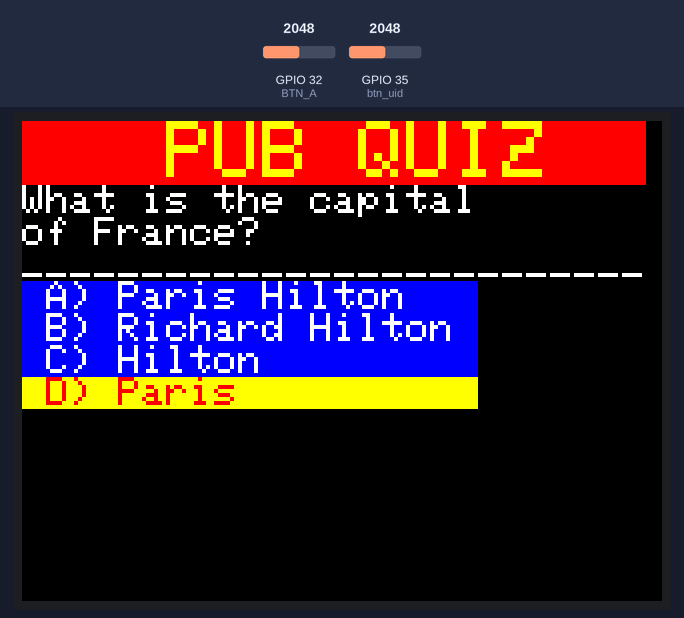
Recording of a sketch running on a simulated ESP32. On the bench: 320×240 colour display. The inputs (shaded band) are chosen by the test bench; at power-on: GPIO 32 (BTN_A) = 2048, GPIO 35 (btn_uid) = 2048.

Above: at 1.4 s.
1.5 s: GPIO 32 (BTN_A) set to 0
At 2.1 s:
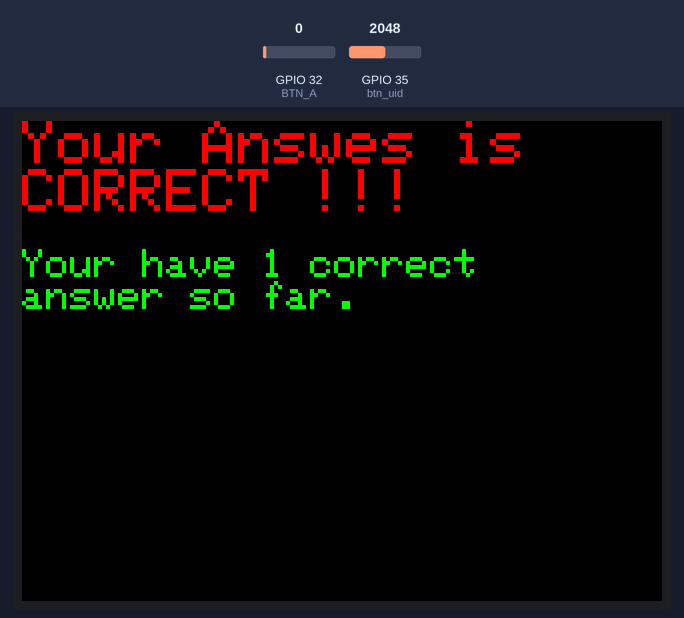
3.1 s: GPIO 35 (btn_uid) set to 2153
At 5.6 s:
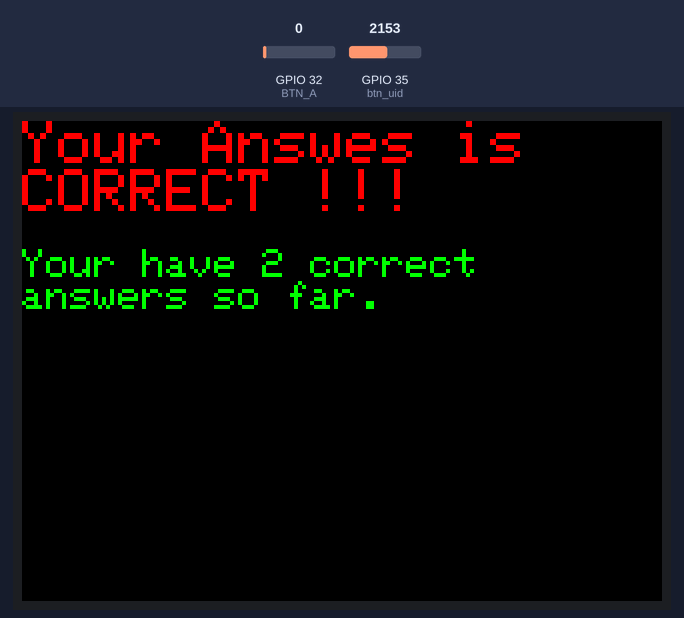
6.1 s: GPIO 35 (btn_uid) set to 2243
At 8.5 s:
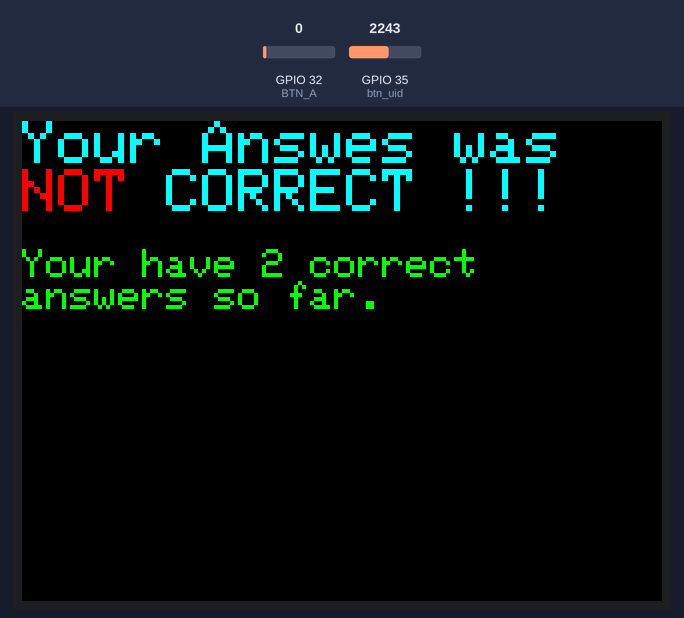
Timing chart, 0 to 10.0 s (numbered marks = the images above; inputs shaded):
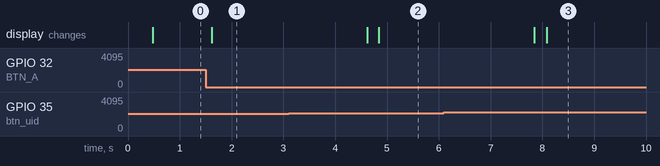

Measured:
- the behaviour switches between 2199 and 2200 on GPIO 35 (btn_uid) (found by bisection; images 2 and 3)
- after the input at 1.5 s, the display: changes after 0.11 s (image 1)

The sketch:

Pub-Quiz.ino
```cpp
// GPIO35 - Up-Down - Move
// GPIO32 - BTN_A - OK

#include "Adafruit_ILI9341.h"
#include "Adafruit_GFX.h"

#define TFT_BLACK 0x0000
#define TFT_BLUE 0x001F
#define TFT_RED 0xF800
#define TFT_GREEN 0x07E0
#define TFT_CYAN 0x07FF
#define TFT_MAGENTA 0xF81F
#define TFT_YELLOW 0xFFE0
#define TFT_WHITE 0xFFFF

#define TFT_DC 21  // Data/Command VIDI X zaslona spojen je na PIN 21
#define TFT_CS 5   // Chip select VIDI X zaslona spojen je na PIN 5

#define speed 15  // Less is Fasster

const int btn_uid = 35;  // gumb gore dolje
const int BTN_A = 32;    //BTN_A Button

// stvaranje TFT objekta (zaslon)
Adafruit_ILI9341 tft = Adafruit_ILI9341(TFT_CS, TFT_DC);

int answer = 0;
int score = 0;
int Quest = 1;

void setup() {
  Serial.begin(115200);

  // definiramo input pinove tj. upravljačke gumbe
  pinMode(BTN_A, INPUT_PULLUP);  // A gumb mora biti definiran kao INPUT_PULLUP
  pinMode(btn_uid, INPUT_PULLUP);

  // inicijalizacija zaslona
  tft.begin();
  // postavljamo orijentaciju ekzaslonarana
  tft.setRotation(3);
  // definiramo boju pozadine
  tft.fillScreen(ILI9341_BLACK);
  // delay(2000);
}

void question_01() {
  const char* options[] = {
    " A) Paris Hilton   ",
    " B) Richard Hilton ",
    " C) Hilton         ",
    " D) Paris          "
  };
  // Display the screen header
  tft.setCursor(0, 0);
  Screen_Header();
  // Display the question and answers
  tft.setTextColor(TFT_WHITE);
  tft.setTextSize(2);

  tft.println("What is the capital");
  tft.println("of France?");
  tft.println("__________________________");

  for (int i = 0; i < 4; i++) {
    if (answer == (i + 1)) {
      tft.setTextColor(TFT_RED, TFT_YELLOW);
    } else {
      tft.setTextColor(TFT_WHITE, TFT_BLUE);
    }
    tft.println(options[i]);
  }

  tft.setTextColor(TFT_WHITE, TFT_BLUE);
}

void question_02() {
  // Display the screen header
  tft.setCursor(0, 0);
  Screen_Header();
  // Display the question and answers
  tft.setTextColor(TFT_WHITE);
  tft.setTextSize(2);

  tft.println("Who was the first");
  tft.println("President of");
  tft.println("the United States?");
  tft.println("__________________________");

  if (answer == 1) {
    tft.setTextColor(TFT_RED, TFT_YELLOW);
  } else {
    tft.setTextColor(TFT_WHITE, TFT_BLUE);
  }
  tft.println(" A) George Washington ");
  if (answer == 2) {
    tft.setTextColor(TFT_RED, TFT_YELLOW);
  } else {
    tft.setTextColor(TFT_WHITE, TFT_BLUE);
  }
  tft.println(" B) John Adams        ");
  if (answer == 3) {
    tft.setTextColor(TFT_RED, TFT_YELLOW);
  } else {
    tft.setTextColor(TFT_WHITE, TFT_BLUE);
  }
  tft.println(" C) Thomas Jefferson  ");
  if (answer == 4) {
    tft.setTextColor(TFT_RED, TFT_YELLOW);
  } else {
    tft.setTextColor(TFT_WHITE, TFT_BLUE);
  }
  tft.println(" D) James Monroe      ");
  tft.setTextColor(TFT_WHITE, TFT_BLUE);
}

void question_03() {

  const char* options[] = {
    " A) 6 million years   ",
    " B) 6.5 million years ",
    " C) 7 million years   ",
    " D) 7.5 million years "
  };

  // Display the screen header
  tft.setCursor(0, 0);
  Screen_Header();
  // Display the question and answers
  tft.setTextColor(TFT_WHITE);
  tft.setTextSize(2);

  tft.println("According to the book 'The");
  tft.println("Hitchhiker's Guide to the");
  tft.println("Galaxy,' how much time did");
  tft.println("the supercomputer Deep");
  tft.println("Thought take to answer the");
  tft.println("question 'What is the");
  tft.println("meaning of life, the");
  tft.println("universe, and everything?'");
  tft.println("__________________________");

  for (int i = 0; i < 4; i++) {
    if (answer == (i + 1)) {
      tft.setTextColor(TFT_RED, TFT_YELLOW);
    } else {
      tft.setTextColor(TFT_WHITE, TFT_BLUE);
    }
    tft.println(options[i]);
  }

  tft.setTextColor(TFT_WHITE, TFT_BLUE);
}

void question_04() {
}

void go_down() {
  answer++;
  if (answer > 4) {
    answer = 4;
  }
}

void go_up() {
  answer--;
  if (answer < 1) {
    answer = 1;
  }
}

void go_OK() {
  // Ne moežemo koristiti if uvjete jer će svaki puta odgvovor biti pogrešan onoliko koliko ifobva imamo
  // ne možemo koristiti switch jer provjeravamo dvije varijable
  if (answer == 4 && Quest == 1) {
    score++;
    Screen_OK_Answer();
  } else if (answer == 1 && Quest == 2) {
    score++;
    Screen_OK_Answer();
  } else if (answer == 4 && Quest == 3) {
    score++;
    Screen_OK_Answer();
  } else {
    Screen_Wrong_Answer();
  }
  answer = 0;
  Quest++;
}

void Screen_Header() {
  tft.setTextColor(TFT_YELLOW, TFT_RED);
  tft.setTextSize(4);
  tft.setCursor(0, 0);
  tft.println("   PUB QUIZ  ");
}

void End_Screen() {
  tft.fillScreen(ILI9341_BLACK);

  Screen_Header();

  tft.setTextColor(TFT_RED);
  tft.setTextSize(3);

  if (score > 0) {
    tft.println("=================");
    tft.println("Congratulations!");
    tft.println("=================");
    tft.setTextColor(TFT_GREEN);
    tft.setTextSize(2);
    tft.println("  ");
    tft.print("Your have ");
    tft.print(score);
    tft.println(" correct");
    if (score == 1) {
      tft.println("answer!");
    } else {
      tft.println("answers!");
    }
  } else {
    tft.println("*===============*");
    tft.println(" Better luck");
    tft.println("      next time!");
    tft.println("*===============*");
    tft.setTextColor(TFT_GREEN);
    tft.setTextSize(2);
    tft.println("  ");
    tft.println("Your don't have");
    tft.println("     correct answers!");
  }
  delay(5000);
}

void Screen_OK_Answer() {
  tft.fillScreen(ILI9341_BLACK);
  tft.setTextColor(TFT_RED);
  tft.setTextSize(3);
  tft.setCursor(0, 0);
  tft.println("Your Answes is");
  tft.println("CORRECT !!!");

  tft.setTextColor(TFT_GREEN);
  tft.setTextSize(2);
  tft.println("  ");
  tft.print("Your have ");
  tft.print(score);
  tft.println(" correct");
  if (score == 1) {
    tft.println("answer so far.");
  } else {
    tft.println("answers so far.");
  }
  delay(3000);
  tft.fillScreen(ILI9341_BLACK);
}

void Screen_Wrong_Answer() {
  tft.fillScreen(ILI9341_BLACK);
  tft.setTextColor(TFT_CYAN);
  tft.setTextSize(3);
  tft.setCursor(0, 0);
  tft.println("Your Answes was");
  tft.setTextColor(TFT_RED);
  tft.print("NOT ");
  tft.setTextColor(TFT_CYAN);
  tft.println("CORRECT !!!");

  tft.setTextColor(TFT_GREEN);
  tft.setTextSize(2);
  tft.println("  ");
  tft.print("Your have ");
  tft.print(score);
  tft.println(" correct");
  if (score == 1) {
    tft.println("answer so far.");
  } else {
    tft.println("answers so far.");
  }
  delay(3000);
  tft.fillScreen(ILI9341_BLACK);
}

void loop() {
  if (analogRead(btn_uid) > 4000) { go_up(); }
  if (analogRead(btn_uid) > 1800 && analogRead(btn_uid) < 2200) { go_down(); }
  if (analogRead(BTN_A) == 0) { go_OK(); }
  delay(speed);

  switch (Quest) {
    case 1:
      //do something when var equals 1
      question_01();
      break;

    case 2:
      //do something when var equals 2
      question_02();
      break;

    case 3:
      question_03();
      break;

    default:
      End_Screen();
      break;
  }
}
```
